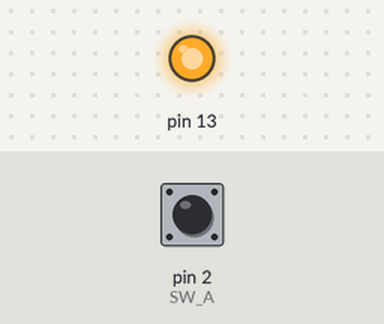
Bench run of a sketch on a simulated Arduino Uno, built with avr-gcc and run on an emulated ATmega328P. On the bench: output pins drawn as LEDs (lit = HIGH). Inputs (shaded band) come from the test bench; at power-on: pin 2 (SW_A) HIGH.

Above: at 1.2 s.
1.3 s: pin 2 (SW_A) pulled LOW for 0.15 s
At 1.4 s:
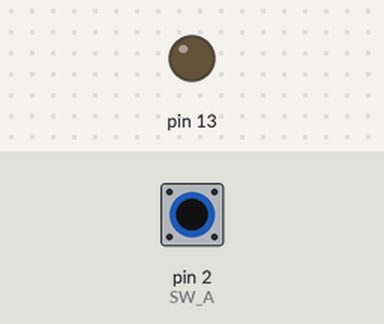
3.0 s: pin 2 (SW_A) pulled LOW for 3.2 s
At 6.6 s:
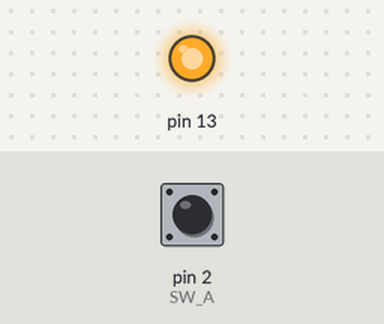
Timing chart, 0 to 8.1 s (numbered marks = the images above; inputs shaded):
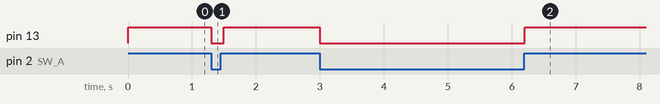

Measured:
- after the input at 1.3 s, pin 13: HIGH → LOW at once, → HIGH 0.20 s later
- after the input at 3.0 s, pin 13: HIGH → LOW at once, → HIGH 3.2 s later

The sketch:

Button.ino
```cpp
#include <Arduino.h>

#define SW_A	2

void setup()
{
  pinMode(SW_A, INPUT_PULLUP);
  pinMode(13, OUTPUT);
}

void loop()
{
  if( digitalRead(SW_A) )
    digitalWrite(13, 1);
  else
    digitalWrite(13, 0);

  delay(100);
}
```
